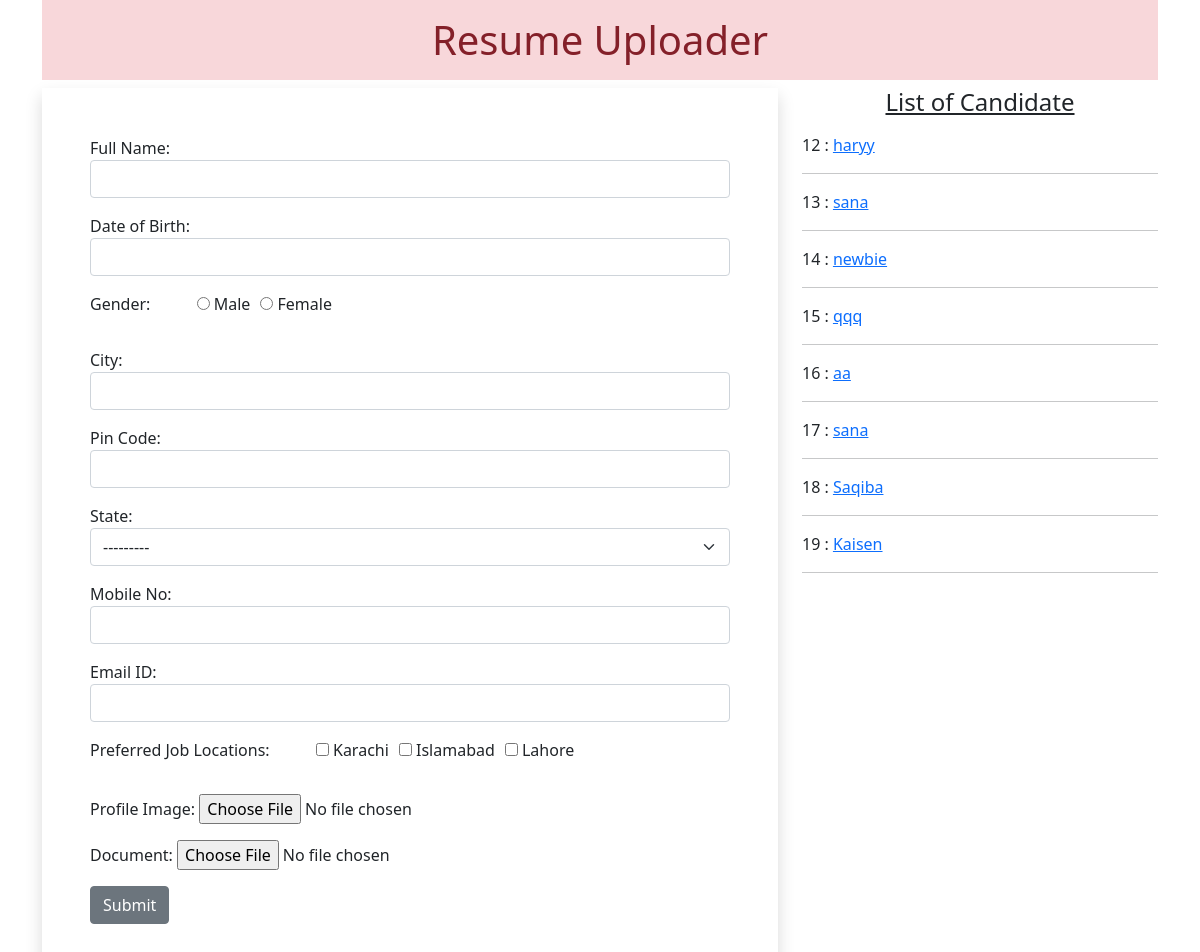
The page / on the database its author committed.
### myapp/models.py (models this page shows)
class Resume(models.Model):
    name = models.CharField(max_length=100)
    dob = models.DateField(auto_now=False, auto_now_add=False)
    gender = models.CharField(max_length=100)
    city = models.CharField(max_length=100)
    pin = models.PositiveIntegerField()
    state = models.CharField(choices=STATE_CHOICE, max_length=50)
    mobile = models.PositiveIntegerField()
    email = models.EmailField()
    job_city = models.CharField(max_length=50)
    profile_image = models.ImageField(
        upload_to='media/profileimg/', blank=True)
    my_file = models.FileField(upload_to='media/doc/', blank=True)

### myapp/views.py (the view, shortened to what this page needs)
# urls.py: path('', views.HomeView.as_view(), name='home'),
class HomeView(View):
    def get(self, request):
        form = ResumeForm()
        candidates = Resume.objects.all()
        return render(request, 'myapp/home.html', {'candidates': candidates, 'form': form})

### myapp/templates/myapp/home.html (shortened to what this page needs)
<!DOCTYPE html>
{% load static %}
<html lang="en">
<head>
    <link href="https://cdn.jsdelivr.net/npm/bootstrap@5.0.0-beta2/dist/css/bootstrap.min.css" rel="stylesheet"
>
    <link rel="stylesheet" href="{% static 'myapp/css/style.css' %} ">
    <link rel="stylesheet" href="//code.jquery.com/ui/1.12.1/themes/base/jquery-ui.css">
</head>
<body>
    <div class="container mb-5">
        <h1 class="alert-danger text-center p-3">Resume Uploader</h1>
        <div class="row">
            <div class="col-sm-8">
                {% if submitted %}
                Your Resume was submitted
                Successfully!!!
                {% else %}
                <form action="" method="post" enctype="multipart/form-data" class="shadow p-5">
                    {% for fm in form %}
                    <div class="form-group mb-3">
                        {{fm.label_tag}} {{fm}} <small class="text-danger">{{fm.errors|striptags}}</small>
                    </div>
                    {% endfor %}
                    <input type="submit" value="Submit" class="btn btn-secondary">
                </form>
                {% endif %}
            </div>
            <div class="col-sm-4">
                <h4 class="text-center mb-3"><u>List of Candidate</u></h4>
                {% for candidate in candidates %}
                {{candidate.id}} : <a href="{% url 'candidate' candidate.id %} ">{{candidate.name}}</a>
                <hr>
                {% endfor %}
            </div>
        </div>
    </div>
</body>
</html>

### myapp/static/myapp/css/style.css (style rules this page uses)
#id_gender, #id_job_city { list-style-type: none; display: inline-flex; }
#id_gender > li { padding-left: 10px; }
#id_job_city > li { padding-left: 10px; }

### rows shown on the page
Resume: id "12", name "haryy"
Resume: id "13", name "sana"
Resume: id "14", name "newbie"
Resume: id "15", name "qqq"
Resume: id "16", name "aa"
Resume: id "17", name "sana"
Resume: id "18", name "Saqiba"
Resume: id "19", name "Kaisen"

### other values the page prints
{{ fm.label_tag }} "Full Name:" "Date of Birth:" "Gender:" "City:" "Pin Code:" "State:" "Mobile No:" "Email ID:" "Preferred Job Locations:" "Profile Image:" "Document:"
